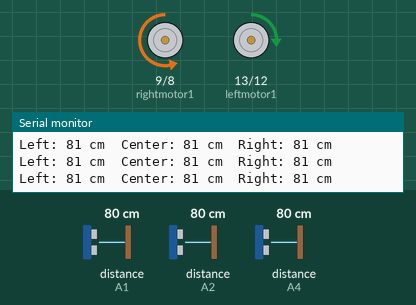
This sketch was run on a simulated Arduino Uno, built with avr-gcc and run on an emulated ATmega328P. Parts: motor-driver pin pairs drawn as motors (green arrow = first pin HIGH = forward, orange = second pin HIGH = backward, longer = more drive, scaled by the enable pin), the last lines printed to the serial monitor. Inputs (shaded band) come from the test bench; at power-on: distance to the obstacle (sensors on A1, A2, A4) 80 cm. The echo pulse lasts 58.3 µs per cm.

Above: at 1.2 s.
1.3 s: distance to the obstacle (sensor on A1) set to 2 cm
At 2.4 s:
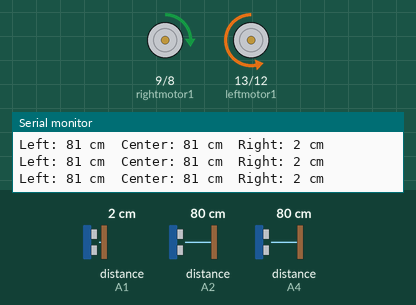
2.8 s: distance to the obstacle (sensor on A2) set to 23 cm
5.8 s: distance to the obstacle (sensor on A2) set to 18 cm
At 7.1 s:
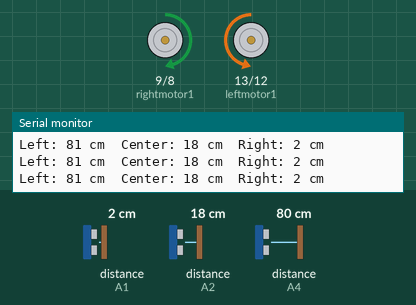
10.3 s: distance to the obstacle (sensor on A2) set to 35 cm
At 11.8 s:
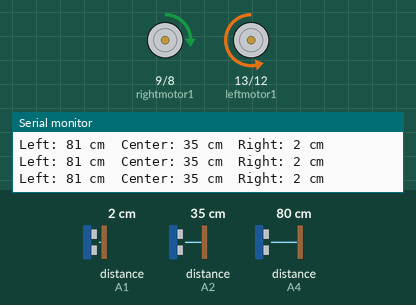
13.3 s: distance to the obstacle (sensor on A2) set to 17 cm
At 14.1 s:
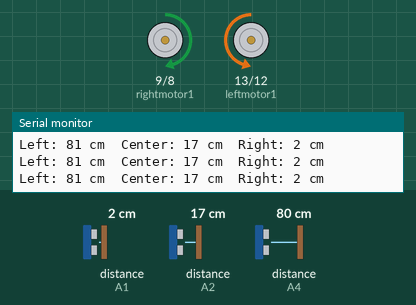
Timing chart, 0 to 16.3 s (numbered marks = the images above; inputs shaded):
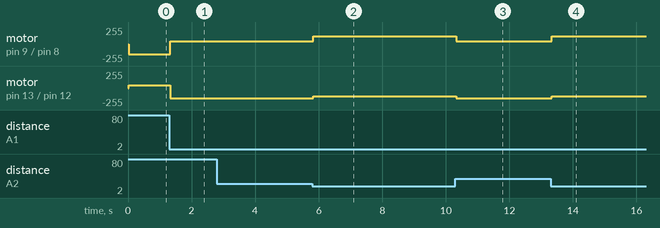

Measured:
- the behaviour switches between 21 and 20 cm on distance to the obstacle (sensor on A2) (found by bisection; images 1 and 2)
- after the input at 1.3 s, motor on pin 9 (rightmotor1) / pin 8 (rightmotor2): backward 150/255 → forward 40/255 at once; motor on pin 13 (leftmotor1) / pin 12 (leftmotor2): forward 40/255 → backward 150/255 at once
- after the input at 5.8 s, motor on pin 9 (rightmotor1) / pin 8 (rightmotor2): forward 40/255 → forward 120/255 at once; motor on pin 13 (leftmotor1) / pin 12 (leftmotor2): backward 150/255 → backward 120/255 at once
- after the input at 10.3 s, motor on pin 9 (rightmotor1) / pin 8 (rightmotor2): forward 120/255 → forward 40/255 at once; motor on pin 13 (leftmotor1) / pin 12 (leftmotor2): backward 120/255 → backward 150/255 at once
- after the input at 13.3 s, motor on pin 9 (rightmotor1) / pin 8 (rightmotor2): forward 40/255 → forward 120/255 at once; motor on pin 13 (leftmotor1) / pin 12 (leftmotor2): backward 150/255 → backward 120/255 at once

The sketch:

maze_solver_code.ino
```cpp
#include <NewPing.h>

// Define pins for motor 1
int leftmotor1 = 13;
int leftmotor2 = 12;
int enl = 11; // PWM pin for motor 1

// Define pins for motor 2
int rightmotor1 = 9;
int rightmotor2 = 8;
int enr = 10; // PWM pin for motor 2

// Define pins for ultrasonic sensor
int trigR = A0;
int echoR = A1;

int trigL = A5;
int echoL = A4;

int trigM = A3;
int echoM = A2;

// Define variables for ultrasonic sensor
int maxdistance = 300;
int max_front_wall_distance = 20;
int d_from_the_wall = 5;// Define variables to store distance readings
int distanceLeft = 0;
int distanceFront = 0;
int distanceRight = 0;
int error = 0;
int initialspeed = 120, maxspeed = 150;
int PID_value = 0, previous_error = 0, Kp = 15, Ki = 0, Kd = 200;
int P = 0, I = 0, D = 0;


// Define variables to store distance readings
NewPing sonarright(trigR, echoR, maxdistance);     // NewPing setup of pins and maximum distance
NewPing sonarleft(trigL, echoL, maxdistance);
NewPing sonarfront(trigM, echoM, maxdistance);

void setup() {
  // Set motor pins as outputs
  pinMode(leftmotor1, OUTPUT);
  pinMode(leftmotor2, OUTPUT);
  pinMode(enl, OUTPUT);
  pinMode(rightmotor1, OUTPUT);
  pinMode(rightmotor2, OUTPUT);
  pinMode(enr, OUTPUT);

  // Set ultrasonic sensor pins
  pinMode(trigL, OUTPUT);
  pinMode(echoL, INPUT);
  pinMode(trigR, OUTPUT);
  pinMode(echoR, INPUT);
  pinMode(trigM, OUTPUT);
  pinMode(echoM, INPUT);

  // Initialize Serial communication
  Serial.begin(9600);
}

void loop() {

  distanceLeft = sonarleft.ping_cm();
  distanceFront = sonarfront.ping_cm();
  distanceRight = sonarright.ping_cm();

  if( distanceLeft == 0 )distanceLeft = maxdistance;
  if( distanceFront == 0 )distanceFront = maxdistance;
  if( distanceRight == 0 )distanceRight = maxdistance;


  //calculating the error
  error = distanceRight - d_from_the_wall;
  calculate_pid();

  if( distanceFront > max_front_wall_distance ){

    int rightspeed = initialspeed-PID_value;
    int leftspeed =initialspeed+PID_value;

    if(rightspeed > maxspeed) rightspeed = maxspeed;
    else if(rightspeed < -40) rightspeed = -40;

    if (leftspeed > maxspeed) leftspeed = maxspeed;
    else if(leftspeed < -40) leftspeed = -40;

    analogWrite(11,abs(leftspeed));
    digitalWrite(leftmotor1, leftspeed > 0 ? HIGH : LOW);
    digitalWrite(leftmotor2, leftspeed > 0 ? LOW : HIGH);

    analogWrite(10, abs(rightspeed));
    digitalWrite(rightmotor1, rightspeed > 0 ? HIGH : LOW);
    digitalWrite(rightmotor2, rightspeed > 0 ? LOW : HIGH);

   /* Serial.print("rightspeed: ");
   Serial.print(rightspeed);
   Serial.print("leftspeed: ");
   Serial.println(leftspeed);*/

  }
  else {
    turnleft();

  }

  // Print distance readings to serial monitor
  Serial.print("Left: ");
  Serial.print(distanceLeft);
  Serial.print(" cm\tCenter: ");
  Serial.print(distanceFront);
  Serial.print(" cm\tRight: ");
  Serial.print(distanceRight);
  Serial.println(" cm");


}

void calculate_pid()//calculating pid
{
    P = error;
    I = I + error;
    D = error-previous_error;

    PID_value = (Kp*P) + (Ki*I) + (Kd*D);
}

void turnleft(){
  digitalWrite(leftmotor1, LOW);
  digitalWrite(leftmotor2, HIGH);
  digitalWrite(rightmotor1, HIGH);
  digitalWrite(rightmotor2, LOW);
  analogWrite(enl,initialspeed);
  analogWrite(enr,initialspeed);


}
```
